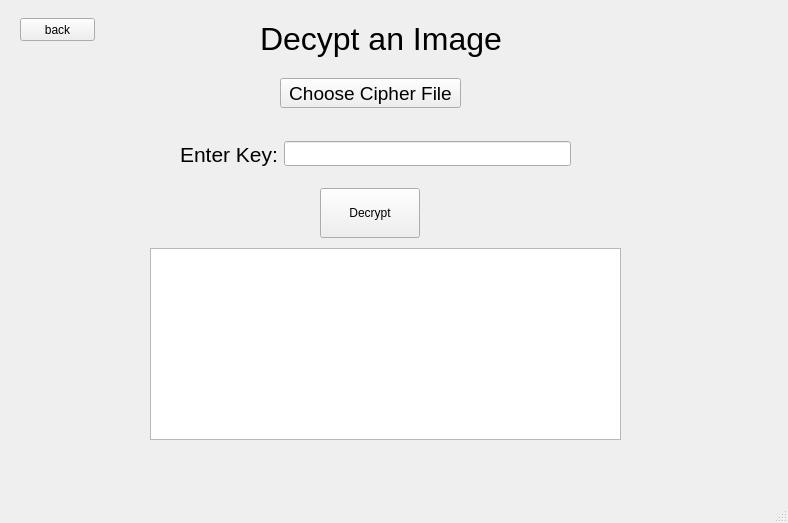
<?xml version="1.0" encoding="UTF-8"?>
<ui version="4.0">
 <class>MainWindow</class>
 <widget class="QMainWindow" name="MainWindow">
  <property name="geometry">
   <rect>
    <x>0</x>
    <y>0</y>
    <width>788</width>
    <height>523</height>
   </rect>
  </property>
  <property name="windowTitle">
   <string>MainWindow</string>
  </property>
  <widget class="QWidget" name="centralwidget">
   <widget class="QStackedWidget" name="stackedWidget">
    <property name="geometry">
     <rect>
      <x>10</x>
      <y>8</y>
      <width>771</width>
      <height>491</height>
     </rect>
    </property>
    <property name="minimumSize">
     <size>
      <width>0</width>
      <height>0</height>
     </size>
    </property>
    <property name="currentIndex">
     <number>2</number>
    </property>
    <widget class="QWidget" name="page">
     <widget class="QWidget" name="verticalLayoutWidget">
      <property name="geometry">
       <rect>
        <x>260</x>
        <y>120</y>
        <width>231</width>
        <height>221</height>
       </rect>
      </property>
      <layout class="QVBoxLayout" name="verticalLayout">
       <property name="topMargin">
        <number>0</number>
       </property>
       <item>
        <widget class="QPushButton" name="pushButton">
         <property name="enabled">
          <bool>true</bool>
         </property>
         <property name="sizePolicy">
          <sizepolicy hsizetype="Expanding" vsizetype="Maximum">
           <horstretch>0</horstretch>
           <verstretch>0</verstretch>
          </sizepolicy>
         </property>
         <property name="minimumSize">
          <size>
           <width>0</width>
           <height>40</height>
          </size>
         </property>
         <property name="text">
          <string>Encrypt</string>
         </property>
        </widget>
       </item>
       <item>
        <widget class="QPushButton" name="pushButton_2">
         <property name="minimumSize">
          <size>
           <width>0</width>
           <height>40</height>
          </size>
         </property>
         <property name="text">
          <string>Decrypt</string>
         </property>
        </widget>
       </item>
      </layout>
     </widget>
     <widget class="QLabel" name="label">
      <property name="geometry">
       <rect>
        <x>140</x>
        <y>30</y>
        <width>511</width>
        <height>61</height>
       </rect>
      </property>
      <property name="font">
       <font>
        <pointsize>24</pointsize>
       </font>
      </property>
      <property name="text">
       <string>Select Option to Encrypt or decrypt</string>
      </property>
     </widget>
    </widget>
    <widget class="QWidget" name="page_2">
     <widget class="QWidget" name="horizontalLayoutWidget">
      <property name="geometry">
       <rect>
        <x>100</x>
        <y>80</y>
        <width>200</width>
        <height>40</height>
       </rect>
      </property>
      <layout class="QHBoxLayout" name="horizontalLayout">
       <item>
        <widget class="QLabel" name="label_2">
         <property name="font">
          <font>
           <pointsize>16</pointsize>
          </font>
         </property>
         <property name="text">
          <string>Enter Key:</string>
         </property>
        </widget>
       </item>
       <item>
        <widget class="QLineEdit" name="lineEdit">
         <property name="minimumSize">
          <size>
           <width>0</width>
           <height>25</height>
          </size>
         </property>
        </widget>
       </item>
      </layout>
     </widget>
     <widget class="QPushButton" name="pushButton_3">
      <property name="geometry">
       <rect>
        <x>320</x>
        <y>140</y>
        <width>100</width>
        <height>30</height>
       </rect>
      </property>
      <property name="text">
       <string>Choose File</string>
      </property>
     </widget>
     <widget class="QPushButton" name="pushButton_4">
      <property name="geometry">
       <rect>
        <x>320</x>
        <y>430</y>
        <width>100</width>
        <height>50</height>
       </rect>
      </property>
      <property name="text">
       <string>Encypt</string>
      </property>
     </widget>
     <widget class="QLabel" name="label_3">
      <property name="geometry">
       <rect>
        <x>250</x>
        <y>10</y>
        <width>261</width>
        <height>61</height>
       </rect>
      </property>
      <property name="font">
       <font>
        <pointsize>24</pointsize>
       </font>
      </property>
      <property name="text">
       <string>Encrypt an Image</string>
      </property>
     </widget>
     <widget class="QPushButton" name="pushButton_7">
      <property name="geometry">
       <rect>
        <x>10</x>
        <y>10</y>
        <width>75</width>
        <height>23</height>
       </rect>
      </property>
      <property name="text">
       <string>back</string>
      </property>
     </widget>
     <widget class="QLabel" name="lbl">
      <property name="geometry">
       <rect>
        <x>10</x>
        <y>210</y>
        <width>321</width>
        <height>201</height>
       </rect>
      </property>
      <property name="styleSheet">
       <string notr="true">background-color:rgba(128,128,128,0.1)</string>
      </property>
      <property name="frameShadow">
       <enum>QFrame::Raised</enum>
      </property>
      <property name="text">
       <string/>
      </property>
      <property name="alignment">
       <set>Qt::AlignCenter</set>
      </property>
     </widget>
     <widget class="QLabel" name="lbl_2">
      <property name="geometry">
       <rect>
        <x>410</x>
        <y>210</y>
        <width>321</width>
        <height>201</height>
       </rect>
      </property>
      <property name="styleSheet">
       <string notr="true">background-color:rgba(128,128,128,0.1)</string>
      </property>
      <property name="text">
       <string/>
      </property>
      <property name="alignment">
       <set>Qt::AlignCenter</set>
      </property>
     </widget>
     <widget class="QLabel" name="label_6">
      <property name="geometry">
       <rect>
        <x>110</x>
        <y>180</y>
        <width>111</width>
        <height>21</height>
       </rect>
      </property>
      <property name="font">
       <font>
        <pointsize>12</pointsize>
       </font>
      </property>
      <property name="text">
       <string>Original Image</string>
      </property>
     </widget>
     <widget class="QLabel" name="label_7">
      <property name="geometry">
       <rect>
        <x>520</x>
        <y>180</y>
        <width>121</width>
        <height>21</height>
       </rect>
      </property>
      <property name="font">
       <font>
        <pointsize>12</pointsize>
       </font>
      </property>
      <property name="text">
       <string>Encypted Image</string>
      </property>
     </widget>
    </widget>
    <widget class="QWidget" name="page_3">
     <widget class="QPushButton" name="pushButton_6">
      <property name="geometry">
       <rect>
        <x>310</x>
        <y>180</y>
        <width>100</width>
        <height>50</height>
       </rect>
      </property>
      <property name="text">
       <string>Decrypt</string>
      </property>
     </widget>
     <widget class="QPushButton" name="pushButton_5">
      <property name="geometry">
       <rect>
        <x>270</x>
        <y>70</y>
        <width>181</width>
        <height>30</height>
       </rect>
      </property>
      <property name="font">
       <font>
        <pointsize>14</pointsize>
       </font>
      </property>
      <property name="text">
       <string>Choose Cipher File</string>
      </property>
     </widget>
     <widget class="QWidget" name="horizontalLayoutWidget_2">
      <property name="geometry">
       <rect>
        <x>170</x>
        <y>120</y>
        <width>391</width>
        <height>52</height>
       </rect>
      </property>
      <layout class="QHBoxLayout" name="horizontalLayout_2">
       <item>
        <widget class="QLabel" name="label_5">
         <property name="font">
          <font>
           <pointsize>16</pointsize>
          </font>
         </property>
         <property name="text">
          <string>Enter Key:</string>
         </property>
        </widget>
       </item>
       <item>
        <widget class="QLineEdit" name="lineEdit_2">
         <property name="minimumSize">
          <size>
           <width>0</width>
           <height>25</height>
          </size>
         </property>
        </widget>
       </item>
      </layout>
     </widget>
     <widget class="QLabel" name="label_4">
      <property name="geometry">
       <rect>
        <x>250</x>
        <y>0</y>
        <width>261</width>
        <height>61</height>
       </rect>
      </property>
      <property name="font">
       <font>
        <pointsize>24</pointsize>
       </font>
      </property>
      <property name="text">
       <string>Decypt an Image</string>
      </property>
     </widget>
     <widget class="QGraphicsView" name="graphicsView_2">
      <property name="geometry">
       <rect>
        <x>140</x>
        <y>240</y>
        <width>471</width>
        <height>192</height>
       </rect>
      </property>
     </widget>
     <widget class="QPushButton" name="pushButton_8">
      <property name="geometry">
       <rect>
        <x>10</x>
        <y>10</y>
        <width>75</width>
        <height>23</height>
       </rect>
      </property>
      <property name="text">
       <string>back</string>
      </property>
     </widget>
    </widget>
   </widget>
  </widget>
  <widget class="QStatusBar" name="statusbar"/>
 </widget>
 <resources/>
 <connections/>
</ui>
